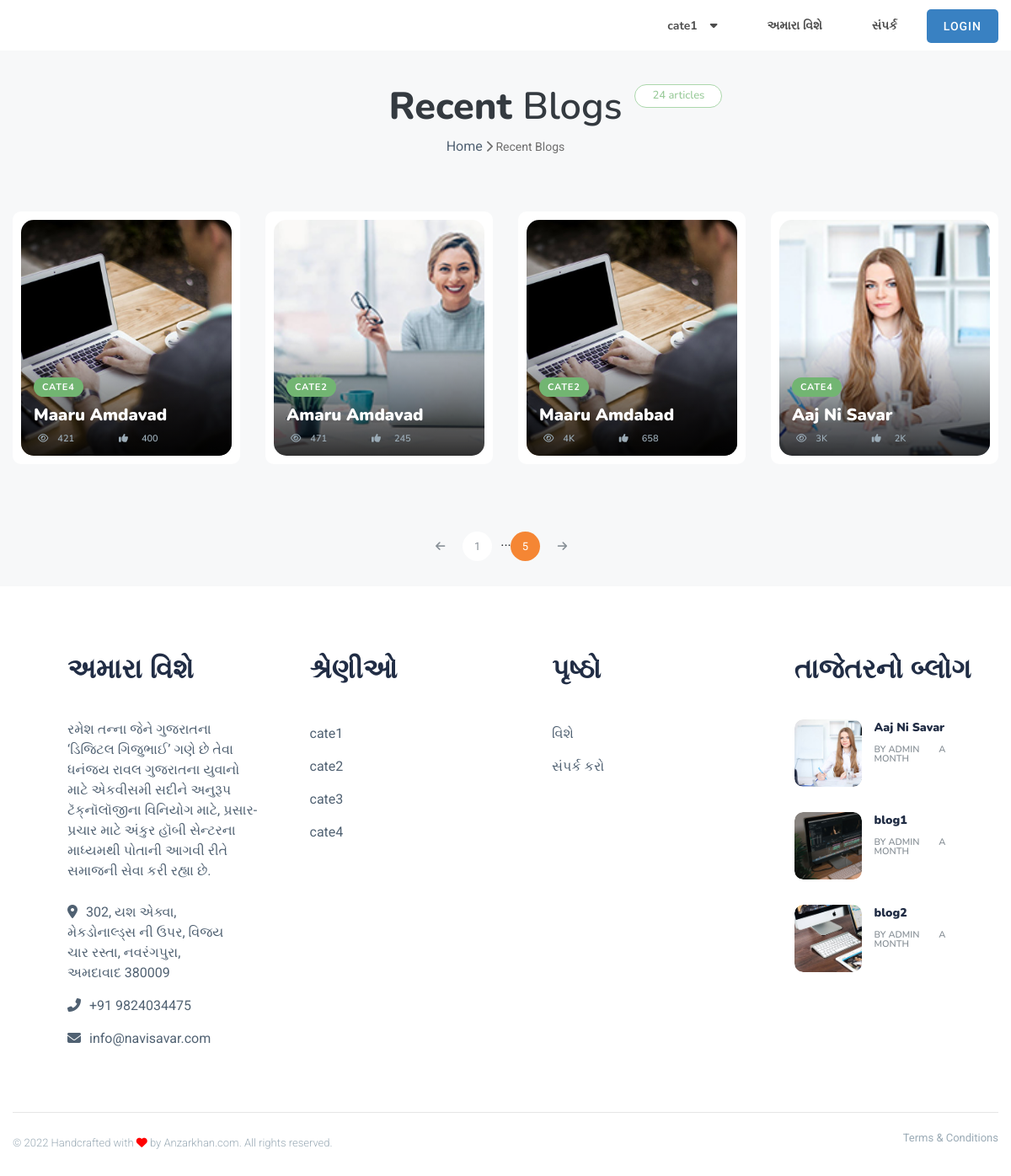
The page /recent-blogs/5 on the database as committed earlier.
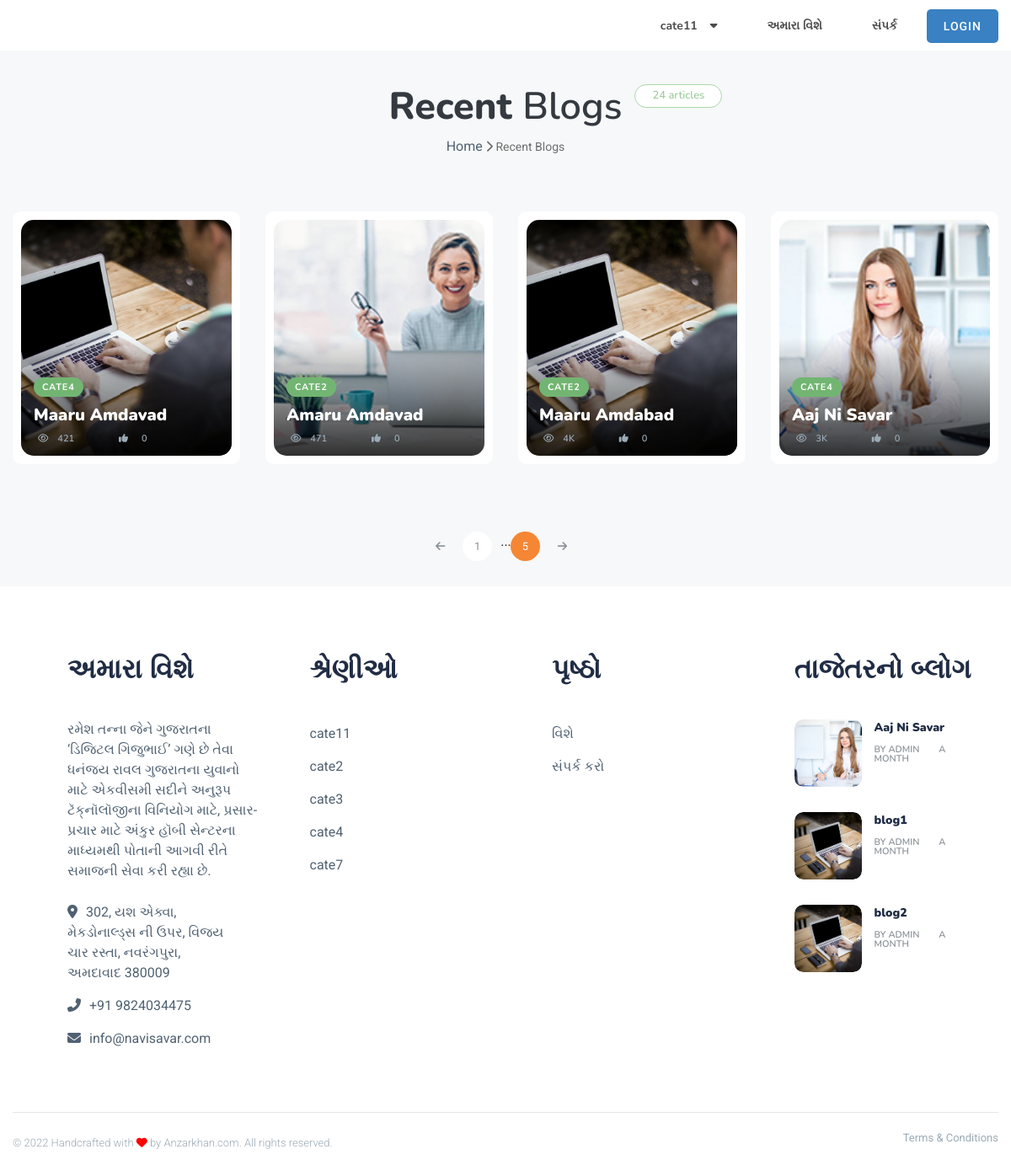
The same page on the database as committed later.
### tables this page shows
CREATE TABLE `category_list` (
  `id` int(11) NOT NULL,
  `name` varchar(256) DEFAULT NULL,
  `unique_link` varchar(256) DEFAULT NULL,
  `is_deleted` int(11) DEFAULT 0
);

CREATE TABLE `blog` (
  `id` int(11) NOT NULL,
  `blog_title` varchar(500) DEFAULT NULL,
  `thumbnail_img` varchar(256) DEFAULT NULL,
  `blog_body` varchar(500) DEFAULT NULL,
  `publish_date` int(50) DEFAULT NULL,
  `keywords` varchar(256) DEFAULT NULL,
  `unique_link` varchar(55) DEFAULT NULL,
  `dislike` int(11) DEFAULT NULL,
  `is_deleted` int(11) DEFAULT 0,
  `added_by` varchar(55) DEFAULT NULL,
  `category_id` int(11) DEFAULT NULL,
  `is_slider` varchar(256) DEFAULT '0',
  `likes` float DEFAULT NULL,
  `view` int(11) DEFAULT NULL,
  `comment` varchar(256) DEFAULT NULL,
  `sharing` varchar(256) DEFAULT NULL,
  `timestamp` int(50) DEFAULT NULL
);

CREATE TABLE `users` (
  `id` int(11) NOT NULL,
  `user_role` int(11) DEFAULT NULL,
  `name` varchar(256) DEFAULT NULL,
  `email` varchar(55) DEFAULT NULL,
  `password` varchar(256) DEFAULT NULL,
  `user_img` varchar(256) DEFAULT 'no-image.png',
  `is_banned` int(11) DEFAULT 0,
  `is_verified` int(11) NOT NULL DEFAULT 0,
  `timestamp` int(11) DEFAULT NULL
);

### database/db-con.php (called while the page is built, shortened)
<?php
$very_global_absolute_url = "http://localhost/work73-navisavar.com/";
?>

### utility/convert-time-ago.php (called while the page is built)
<?php
function timeAgo($time)
    {
        $time_prepare_in_time_ago_function = "";
        $diff = time() + (60 * 60 * 5.5) - $time;
        $sec = $diff;
        $min = round($diff / 60);
        $hrs = round($diff / 3600);
        $days = round($diff / 86400);
        $weeks = round($diff / 604800);
        $mnths = round($diff / 2600640);
        $yrs = round($diff / 31207680);
        if ($sec <= 60) {
            $time_prepare_in_time_ago_function = "$sec seconds";
        }
        else if ($min <= 60) {
            if ($min == 1) {
                $time_prepare_in_time_ago_function = "one minute";
            } else {
                $time_prepare_in_time_ago_function = "$min minutes";
            }
        }
        else if ($hrs <= 24) {
            if ($hrs == 1) {
                $time_prepare_in_time_ago_function = "an hour";
            } else {
                $time_prepare_in_time_ago_function = "$hrs hours";
            }
        }
        else if ($days <= 7) {
            if ($days == 1) {
                $time_prepare_in_time_ago_function = "Yesterday";
            } else {
                $time_prepare_in_time_ago_function = "$days days";
            }
        }
        else if ($weeks <= 4.3) {
            if ($weeks == 1) {
                $time_prepare_in_time_ago_function = "a week";
            } else {
                $time_prepare_in_time_ago_function = "$weeks weeks";
            }
        }
        else if ($mnths <= 12) {
            if ($mnths == 1) {
                $time_prepare_in_time_ago_function = "a month";
            } else {
                $time_prepare_in_time_ago_function = "$mnths months";
            }
        }
        else {
            if ($yrs == 1) {
                $time_prepare_in_time_ago_function = "one year";
            } else {
                $time_prepare_in_time_ago_function = "$yrs years";
            }
        }
        return $time_prepare_in_time_ago_function;
    }
    ?>

### recent-blogs.php (the view, shortened to what the rows shown need)
<?php
require_once 'database/db-con.php';
?>
<?php
if (isset($_GET['page'])) {
    $page_no = $_GET['page'];
} else {
    $page_no = 1;
}
$post_per_page = 5;
$offset = $post_per_page * ($page_no - 1);
?>
<!DOCTYPE html>
<html class="no-js" lang="en">
<head>
    <link rel="stylesheet" href="<?php echo $very_global_absolute_url; ?>assets/css/style.css">
    <link rel="stylesheet" href="<?php echo $very_global_absolute_url; ?>assets/css/widgets.css">
    <link rel="stylesheet" href="<?php echo $very_global_absolute_url; ?>assets/css/color.css">
    <link rel="stylesheet" href="<?php echo $very_global_absolute_url; ?>assets/css/responsive.css">
</head>
<body>
    <div class="main-wrap">
        <?php require_once 'elements/header.php' ?>
        <main class="position-relative">
            <div class="archive-header text-center mb-50">
                <div class="container">
                    <h2>
                        <span class="text-dark widget-title mb-0">Recent <span>Blogs</span></span>
                        <span class="post-count">
                            <?php
                            $query_get_blog_number = "SELECT * FROM `blog` WHERE `is_deleted` = 0 ORDER BY publish_date DESC";
                            $run_query_get_blog_number = mysqli_query($con, $query_get_blog_number);
                            $number_of_blog = mysqli_num_rows($run_query_get_blog_number);
                            echo $number_of_blog;
                            ?>
                            articles
                        </span>
                    </h2>
                </div>
            </div>
            <div class="container">
                <div class="row post-module-1 mb-50">
                    <?php
                    $query1 = "SELECT * FROM blog WHERE `is_deleted` = 0 LIMIT $offset, $post_per_page";
                    $run_query1 = mysqli_query($con, $query1);
                    if (mysqli_num_rows($run_query1) > 0) {
                        while ($data1 = mysqli_fetch_assoc($run_query1)) {
                            $blog_title = $data1['blog_title'];
                            $category_id = $data1['category_id'];
                            $view = $data1['view'];
                            $total_likes = $data1['likes'];
                            $thumbnail_img = $data1['thumbnail_img'];
                            $unique_link = $data1['unique_link'];
                            $query2 = "SELECT * FROM `category_list` WHERE `id` = $category_id";
                            $run_query2 = mysqli_query($con, $query2);
                            $data2 = mysqli_fetch_assoc($run_query2);
                    ?>
                            <article class="col-lg-3 col-md-6 col-sm-12 mb-30">
                                <div class="post-thumb position-relative p-10 bg-white border-radius-10">
                                    <div class="thumb-overlay img-hover-slide border-radius-15 position-relative" style="background-image: url(<?php echo $very_global_absolute_url; ?>admin/uploads/thumbnail-img/<?php echo $thumbnail_img; ?>);">
                                        <a class="img-link" href="<?php echo $very_global_absolute_url; ?>blog/<?php echo $unique_link; ?>"></a>
                                        <div class="post-content-overlay">
                                            <div class="entry-meta meta-0 font-small mb-15">
                                                <a href="<?php echo $very_global_absolute_url; ?>category<?php echo $data2['unique_link']; ?>"><span class="post-cat bg-success color-white"><?php echo $data2['name']; ?></span></a>
                                            </div>
                                            <h5 class="post-title">
                                                <a class="color-white" href="<?php echo $very_global_absolute_url; ?>blog/<?php echo $unique_link; ?>"><?php echo $blog_title; ?></a>
                                            </h5>
                                            <div class="entry-meta meta-1 font-x-small mt-10 pr-5 pl-5 text-muted">
                                                <span><span class="mr-5"><i class="fa fa-eye" aria-hidden="true"></i></span>
                                                    <?php
                                                    if ($view > 1000) {
                                                        $result_view = floor($view / 1000) . 'K';
                                                    } else if ($view > 100000) {
                                                        $result_view = floor($view / 100000) . 'M';
                                                    } else if ($view > 10000000) {
                                                        $result_view = floor($view / 10000000) . 'B';
                                                    } else {
                                                        $result_view = $view;
                                                    }
                                                    echo $result_view;
                                                    ?>
                                                    </span>
                                               <span class="ml-30"><span class="mr-10 text-muted"><i class="fa fa-thumbs-up" aria-hidden="true"></i></span>
                                                    <?php
                                                    if ($total_likes > 1000) {
                                                        $result_total_share = floor($total_likes / 1000) . 'K';
                                                    } else if ($total_likes > 100000) {
                                                        $result_total_share = floor($total_likes / 100000) . 'M';
                                                    } else if ($total_likes > 10000000) {
                                                        $result_total_share = floor($total_likes / 10000000) . 'B';
                                                    } else {
                                                        $result_total_share = $total_likes;
                                                    }
                                                    echo $result_total_share;
                                                    ?>
                                                </span>
                                            </div>
                                        </div>
                                    </div>
                                </div>
                            </article>
                    <?php
                        }
                    }
                    ?>
                </div>
            </div>
        </main>
        <?php require_once 'elements/footer.php'; ?>
    </div>
</body>
</html>

### elements/header.php (shortened to what the rows shown need)
<?php
require_once 'database/db-con.php';
?>
<header class="main-header header-style-2 mb-40">
    <div class="header-bottom header-sticky background-white text-center">
        <div class="container">
            <div class="row">
                <div class="col-lg-9 col-md-9 main-header-navigation">
                    <div class="main-nav text-left float-md-right">
                        <nav>
                            <ul class="main-menu d-none d-lg-inline">
                                <li class="mega-menu-item">
                                    <a href="#">
                                        <span class="mr-15"><?php
                                                            $query5 = "SELECT * FROM `category_list` limit 5";
                                                            $run_query5 = mysqli_query($con, $query5);
                                                            $data = mysqli_fetch_assoc($run_query5);
                                                            echo $data['name'];
                                                            ?></span><i class="fas fa-caret-down"></i>
                                    </a>
                                </li>
                            </ul>
                        </nav>
                    </div>
                </div>
            </div>
        </div>
    </div>
</header>

### elements/footer.php (shortened to what the rows shown need)
<?php
require_once 'database/db-con.php';
require_once 'utility/convert-time-ago.php'
?>
<footer>
   <div class="footer-area pt-50 pl-50 bg-white">
      <div class="container">
         <div class="row pb-30">
            <div class="col-md-3 p-30">
               <h2 class="mb-40"> અમારા વિશે </h2>
            </div>
            <div class="col-md-3 p-30">
               <h2 class="mb-40"> શ્રેણીઓ </h2>
               <ul class="float-left mr-30 font-medium">
                  <?php
                  $query1 = "SELECT * FROM `category_list` LIMIT 5";
                  $run_query1 = mysqli_query($con, $query1);
                  if ($run_query1) {
                     while ($data1 = mysqli_fetch_assoc($run_query1)) {
                        $unique_link = $data1['unique_link'];
                  ?>
                        <li class="mt-5">
                              <a class="" href="<?php echo $very_global_absolute_url; ?>category/<?php echo $unique_link ?>" tabindex="0"><p><?php echo $data1['name']; ?></p></a>
                        </li>
                  <?php
                     }
                  }
                  ?>
               </ul>
            </div>
            <div class="col-md-3 p-30">
               <h2 class="mb-40"> પૃષ્ઠો </h2>
            </div>
            <div class="col-md-3 p-30">
               <h2 class="mb-40">તાજેતરનો બ્લોગ</h2>
               <div class="post-aside-style-2">
                  <ul class="list-post">
                     <?php
                     $sql = "SELECT * FROM blog WHERE `is_deleted` = 0 ORDER BY publish_date DESC LIMIT 3";
                     $result = mysqli_query($con, $sql);
                     if (mysqli_num_rows($result) > 0) {
                        while ($data3 = mysqli_fetch_assoc($result)) {
                           $unique_link = $data3['unique_link'];
                           $author_id = $data3['added_by'];
                           $query4 = "SELECT * FROM `users` WHERE `id` = $author_id";
                           $run_query4 = mysqli_query($con, $query4);
                           if ($run_query4) {
                              $data4 = mysqli_fetch_assoc($run_query4);
                           }
                     ?>
                           <li class="mb-30 wow fadeIn  animated" style="visibility: visible; animation-name: fadeIn;">
                              <div class="d-flex">
                                 <div class="post-thumb d-flex mr-15 border-radius-5 img-hover-scale">
                                    <a class="color-white" href="<?php echo $very_global_absolute_url; ?>blog/<?php echo $unique_link ?>">
                                       <div class="border-radius-10" style="background-image: url('<?php echo $very_global_absolute_url; ?>admin/uploads/thumbnail-img/<?php echo $data3['thumbnail_img']; ?>'); background-repeat: no-repeat;
                                                      background-size: cover; height:80px; width:80px;">
                                       </div>
                                    </a>
                                 </div>
                                 <div class="post-content media-body">
                                    <h6 class="post-title mb-10 text-limit-2-row"><a href="<?php echo $very_global_absolute_url; ?>blog/<?php echo $unique_link ?>"><?php echo $data3['blog_title']; ?></a></h6>
                                    <div class="entry-meta meta-1 font-x-small color-grey float-left text-uppercase">
                                       <span class="post-by">By <?php echo $data4['name']; ?></span>
                                       <span class="post-on"><?php echo timeAgo($data3['publish_date']); ?></span>
                                    </div>
                                 </div>
                              </div>
                           </li>
                     <?php
                        }
                     }
                     ?>
                  </ul>
               </div>
            </div>
         </div>
      </div>
   </div>
</footer>

Rows that differ between the two databases and show on the page:
changed category_list: name "cate1" → "cate11"
changed blog "Maaru Amdavad": likes "400" → "0"
changed blog "Amaru Amdavad": likes "245" → "0"
changed blog "Maaru Amdabad": likes "658" → "0"
changed blog "Aaj Ni Savar": likes "2K" → "0"
added category_list: name "cate7"
changed blog "blog1": thumbnail_img: a different picture
changed blog "blog2": thumbnail_img: a different picture
